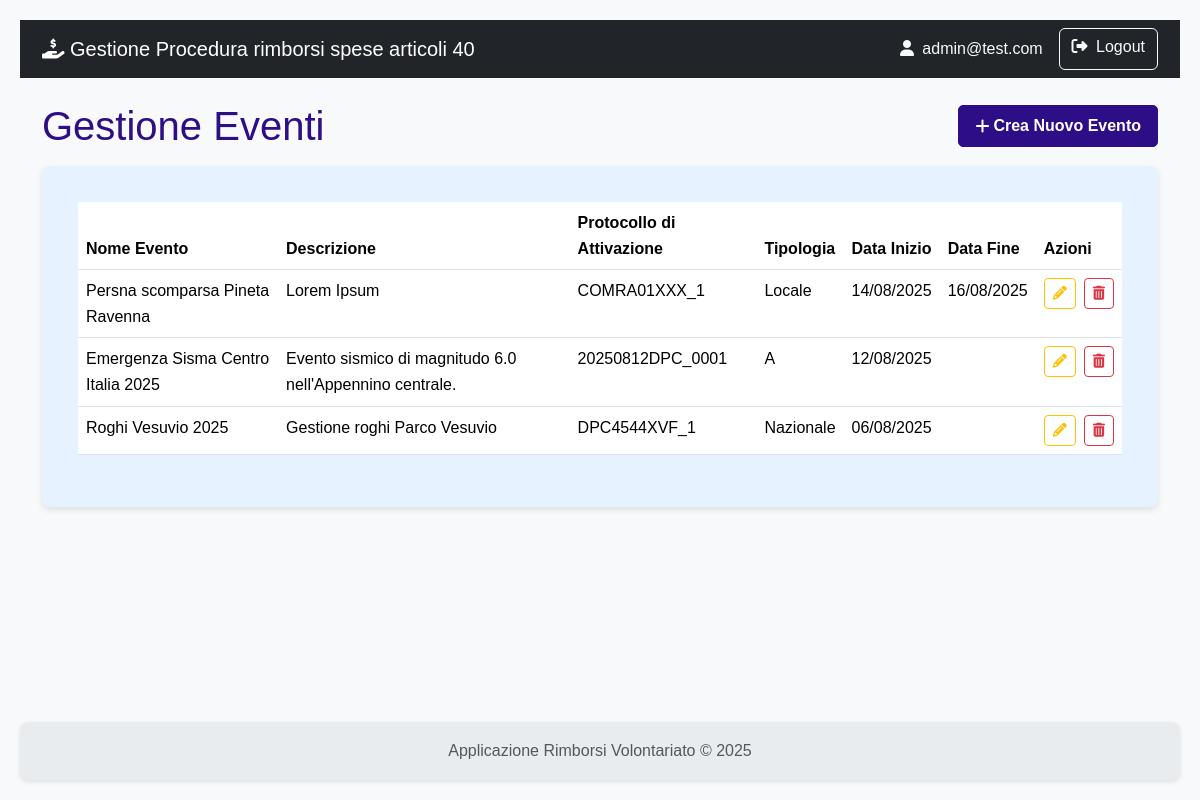
/gestione_eventi (signed in), run on an earlier commit of the app's database.
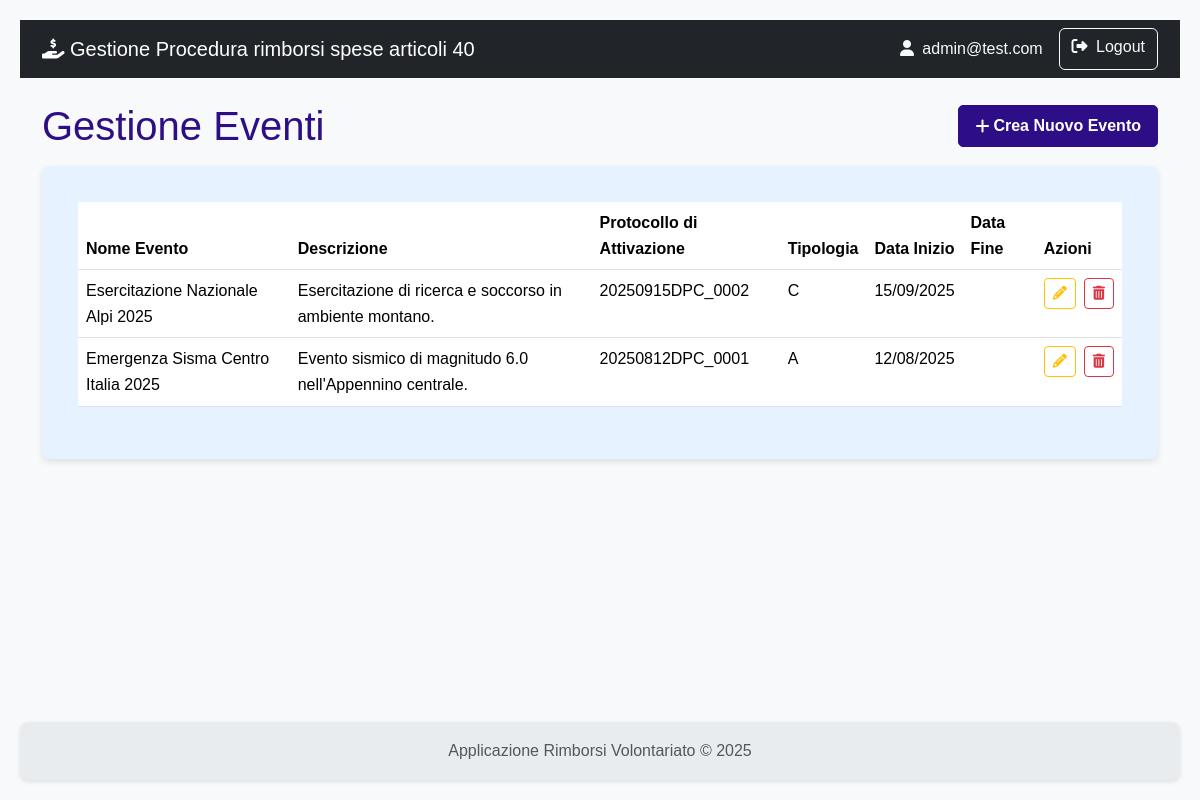
And on a later commit of the database.
### rimborsi/models.py (models this page shows)
class User(db.Model, UserMixin):
    id = db.Column(db.Integer, primary_key=True)
    username = db.Column(db.String(80), nullable=False)
    email = db.Column(db.String(120), nullable=False)
    password_hash = db.Column(db.String(120), nullable=False)
    role = db.Column(db.String(20), nullable=False)
    organizzazioni = db.relationship('Organizzazione', secondary=associazione_utente_organizzazione, back_populates='utenti_compilatori')
    __table_args__ = (
        db.UniqueConstraint('username', name='uq_user_username'),
        db.UniqueConstraint('email', name='uq_user_email'),
    )

class Evento(db.Model):
    id = db.Column(db.Integer, primary_key=True)
    protocollo_attivazione = db.Column(db.String(50), unique=True)
    nome = db.Column(db.String(100), nullable=False)
    descrizione = db.Column(db.Text)
    tipologia = db.Column(db.String(1), nullable=False)
    data_inizio = db.Column(db.Date)
    data_fine = db.Column(db.Date)
    richieste = db.relationship('Richiesta', backref='evento', lazy=True)
    __table_args__ = (db.UniqueConstraint('protocollo_attivazione', name='uq_evento_protocollo_attivazione'),)

### rimborsi/istruttoria/routes.py (the view)
@istruttoria_bp.route('/gestione_eventi')
@login_required
def gestione_eventi():
    eventi = Evento.query.order_by(Evento.data_inizio.desc()).all()
    return render_template('istruttoria/gestione_eventi.html', eventi=eventi)

### rimborsi/templates/istruttoria/gestione_eventi.html (shortened to what this page needs)
{% extends 'base.html' %}
{% block content %}
    <div class="d-flex justify-content-between align-items-center mb-3">
        <h1 class="mb-0">Gestione Eventi</h1>
        <a href="{{ url_for('istruttoria.crea_evento') }}" class="btn btn-primary"><i class="fas fa-plus me-1"></i> Crea Nuovo Evento</a>
    </div>
    <div class="card shadow-sm">
        <div class="card-body">
            <table class="table table-hover">
                <thead>
                    <tr>
                        <th>Nome Evento</th>
                        <th>Descrizione</th>
                        <th>Protocollo di Attivazione</th>
                        <th>Tipologia</th>
                        <th>Data Inizio</th>
                        <th>Data Fine</th>
                        <th>Azioni</th>
                    </tr>
                </thead>
                   <tbody>
                    {% for evento in eventi %}
                    <tr>
                        <td>{{ evento.nome }}</td>
                        <td>{{ evento.descrizione }}</td>
                        <td>{{ evento.protocollo_attivazione }}</td>
                        <td>
                            {% if evento.tipologia == 'N' %}
                                Nazionale
                            {% elif evento.tipologia == 'R' %}
                                Regionale
                            {% elif evento.tipologia == 'P' %}
                                Provinciale
                            {% elif evento.tipologia == 'L' %}
                                Locale
                            {% else %}
                                {{ evento.tipologia }}
                            {% endif %}
                        </td>
                        <td>{{ evento.data_inizio.strftime('%d/%m/%Y') if evento.data_inizio else '' }}</td>
                        <td>{{ evento.data_fine.strftime('%d/%m/%Y') if evento.data_fine else '' }}</td>
                        <td>
                            <div class="d-flex gap-2">
                                <a href="{{ url_for('istruttoria.modifica_evento', evento_id=evento.id) }}" class="btn btn-outline-warning btn-sm" title="Modifica evento">
                                    <i class="fas fa-pencil-alt"></i>
                                </a>
                                <form action="{{ url_for('istruttoria.cancella_evento', evento_id=evento.id) }}" method="POST" style="display:inline;">
                                    <button type="submit" class="btn btn-outline-danger btn-sm" onclick="return confirm('Sei sicuro di voler eliminare questo evento?');" title="Elimina evento">
                                        <i class="fas fa-trash-alt"></i>
                                    </button>
                                </form>
                            </div>
                        </td>
                    </tr>
                    {% else %}
                    <tr>
                        <td colspan="7" class="text-center">Nessun evento trovato.</td>
                    </tr>
                    {% endfor %}
                </tbody>
            </table>
        </div>
    </div>
{% endblock %}

### rimborsi/templates/base.html (shortened to what this page needs)
<!doctype html>
<html lang="it" class="h-100">
<head>
    <link href="https://cdn.jsdelivr.net/npm/bootstrap@5.3.3/dist/css/bootstrap.min.css" rel="stylesheet" xintegrity="sha384-QWTKZyjpPEjISv5WaRU9OFeRpok6YctnYmDr5pNlyT2bRjXh0JMhjY6hW+ALEwIH">
    <link rel="stylesheet" href="https://cdnjs.cloudflare.com/ajax/libs/font-awesome/6.5.2/css/all.min.css" xintegrity="sha512-SnH5WK+bZxgPHs44uWIX+LLJAJ9/2PkPKZ5QiAj6Ta86w+fsb2TkcmfRyVX3pBnMFcV7oQPJkl9QevSCWr3W6A==" />
    <link rel="stylesheet" href="{{ url_for('static', filename='css/styles.css') }}">
</head>
<body>
    <nav class="navbar navbar-expand-lg navbar-dark bg-dark">
        <div class="container">
            <a class="navbar-brand" href="{{ url_for('auth.index') }}">
                <i class="fas fa-hand-holding-dollar"></i>
                Gestione Procedura rimborsi spese articoli 40
            </a>
            <div class="collapse navbar-collapse" id="navbarNav">
                <div class="d-flex ms-auto">
                    {% if current_user.is_authenticated %}
                        <span class="navbar-text me-3 text-light">
                            <i class="fas fa-user me-1"></i> {{ current_user.email }}
                        </span>
                        <a href="{{ url_for('auth.logout') }}" class="btn btn-outline-light">
                            <i class="fas fa-sign-out-alt me-1"></i> Logout
                        </a>
                    {% else %}
                        <a href="{{ url_for('auth.registrati') }}" class="btn btn-outline-light me-2">Registrati</a>
                        <a href="{{ url_for('auth.login') }}" class="btn btn-outline-light">Login</a>
                    {% endif %}
                </div>
            </div>
        </div>
    </nav>
    <main class="container my-4">
        {% block content %}{% endblock %}
    </main>
    <footer class="footer mt-auto py-3">
        <div class="container text-center">
            <span class="text-muted">Applicazione Rimborsi Volontariato &copy; 2025</span>
        </div>
    </footer>
</body>
</html>

### rimborsi/static/css/styles.css (style rules this page uses)
:root { --color-primary: #2e0e86; --color-primary-hover: #142fca; --color-text-light: #ffffff; --color-card-bg: #e6f2ff; --color-card-text: #00366d; --color-bg: #f4f4f4; --color-text-dark: #333; --color-link: #0055a4; --border-radius: 8px; --box-shadow: 0 2px 4px rgba(0, 0, 0, 0.1); --box-shadow-card: 0 3px 6px rgba(0, 0, 0, 0.1); --transition-standard: all 0.3s ease; }
body { font-family: Arial, sans-serif; background-color: var(--color-bg); color: var(--color-text-dark); margin: 0; padding: 20px; line-height: 1.6; }
h1, h2, h3, h4, h5, h6 { color: var(--color-primary); margin-top: 0; }
a { color: var(--color-link); text-decoration: none; }
.btn-primary { background-color: var(--color-primary) !important; border-color: var(--color-primary) !important; color: var(--color-text-light) !important; font-weight: bold !important; text-decoration: none !important; display: inline-flex !important; align-items: center !important; justify-content: center !important; padding: 0.5rem 1rem !important; border-radius: 5px !important; transition: var(--transition-standard) !important; cursor: pointer; }
.btn-primary i { margin-right: 0.25rem !important; }
.card { flex: 1; background-color: var(--color-card-bg); color: var(--color-card-text); border-radius: var(--border-radius); padding: 20px; box-shadow: var(--box-shadow-card); transition: transform 0.2s ease-in-out; border: none; }
.card-body i { transition: var(--transition-standard); }
.shadow-sm { box-shadow: var(--box-shadow-card) !important; }
.text-center { text-align: center; }
.footer { display: flex; justify-content: left; gap: 20px; background-color: var(--color-primary); padding: 15px 20px; border-radius: var(--border-radius); margin-top: 20px; box-shadow: var(--box-shadow); }

### rimborsi/templates/base.html (style rules this page uses)
body { display: flex; flex-direction: column; min-height: 100vh; background-color: #f8f9fa; }
main { flex: 1; }
.footer { background-color: #e9ecef; }

What changed in the data, as far as the page shows it:
removed Evento: nome "Persna scomparsa Pineta Ravenna", descrizione "Lorem Ipsum", protocollo_attivazione "COMRA01XXX_1", tipologia "Locale", data_inizio "14/08/2025", data_fine "16/08/2025"
removed Evento: nome "Roghi Vesuvio 2025", descrizione "Gestione roghi Parco Vesuvio", protocollo_attivazione "DPC4544XVF_1", tipologia "Nazionale", data_inizio "06/08/2025"
added Evento: nome "Esercitazione Nazionale Alpi 2025", descrizione "Esercitazione di ricerca e soccorso in ambiente montano.", protocollo_attivazione "20250915DPC_0002", tipologia "C", data_inizio "15/09/2025"
